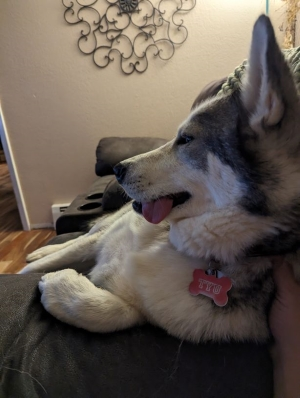
#> input picture InClass/sharpening/pythonProject/tyu.jpg, 300 x 398 px
$ python sharpen.py
#> lines starting #> are read from the running program, lines starting #| are printed output that depends on the picture
import cv2
import numpy as np

def main() -> None:
    img = cv2.imread('tyu.jpg', cv2.IMREAD_GRAYSCALE)
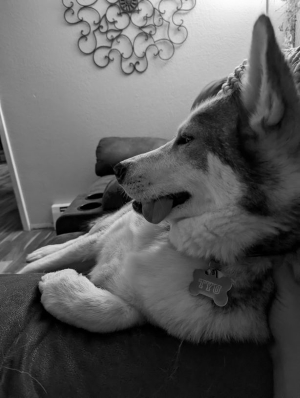
#> img: shape (398, 300); min 0, max 253, mean 92.4

    blurred_img = cv2.GaussianBlur(img, (5,5),1)

    mask = cv2.subtract(img, blurred_img)
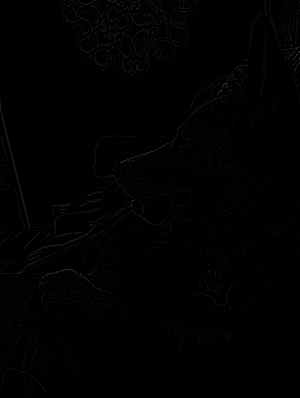
#> mask: shape (398, 300); min 0, max 60, mean 1.3

    scale_val = 1.5

    sharp_img = img.astype(np.float64) + scale_val * mask.astype(np.float64)
    cv2.normalize(sharp_img, sharp_img, 0,255,cv2.NORM_MINMAX)
    sharp_img = sharp_img.astype(np.uint8)
    # print(sharp_img.astype(np.uint8))

    cv2.imshow('sharp_img', sharp_img)
    cv2.waitKey(0)

if __name__ == '__main__':
    main()
